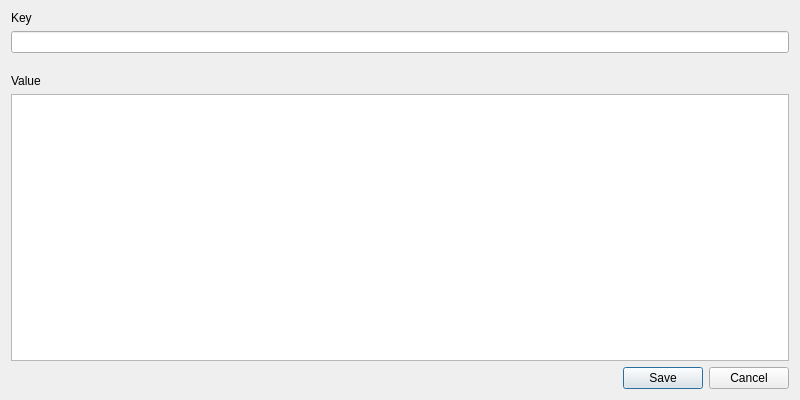
<?xml version="1.0" encoding="UTF-8"?>
<ui version="4.0">
    <class>KevaAddKeyDialog</class>
    <widget class="QDialog" name="KevaAddKeyDialog">
        <property name="geometry">
            <rect>
                <x>0</x>
                <y>0</y>
                <width>800</width>
                <height>400</height>
            </rect>
        </property>
        <property name="windowTitle">
            <string notr="true">Add New Key-Value Pair</string>
        </property>
        <layout class="QVBoxLayout" name="verticalLayout">
            <item>
                <widget class="QLabel" name="label_1">
                    <property name="text">
                        <string>Key</string>
                    </property>
                </widget>
            </item>
            <item>
                <widget class="QLineEdit" name="keyText">
                    <property name="toolTip">
                        <string>New value</string>
                    </property>
                </widget>
            </item>
            <item>
                <spacer name="horizontalSpacer">
                    <property name="orientation">
                        <enum>Qt::Horizontal</enum>
                    </property>
                    <property name="sizeHint" stdset="0">
                        <size>
                            <width>40</width>
                            <height>15</height>
                        </size>
                    </property>
                </spacer>
            </item>
            <item>
                <widget class="QLabel" name="label_2">
                    <property name="text">
                        <string>Value</string>
                    </property>
                </widget>
            </item>
            <item>
                <widget class="QTextEdit" name="valueText">
                    <property name="toolTip">
                        <string>New value</string>
                    </property>
                </widget>
            </item>
            <item>
                <widget class="QDialogButtonBox" name="buttonBox">
                    <property name="orientation">
                        <enum>Qt::Horizontal</enum>
                    </property>
                    <property name="standardButtons">
                        <set>QDialogButtonBox::Cancel|QDialogButtonBox::Save</set>
                    </property>
                </widget>
            </item>
        </layout>
    </widget>
    <resources/>
</ui>
